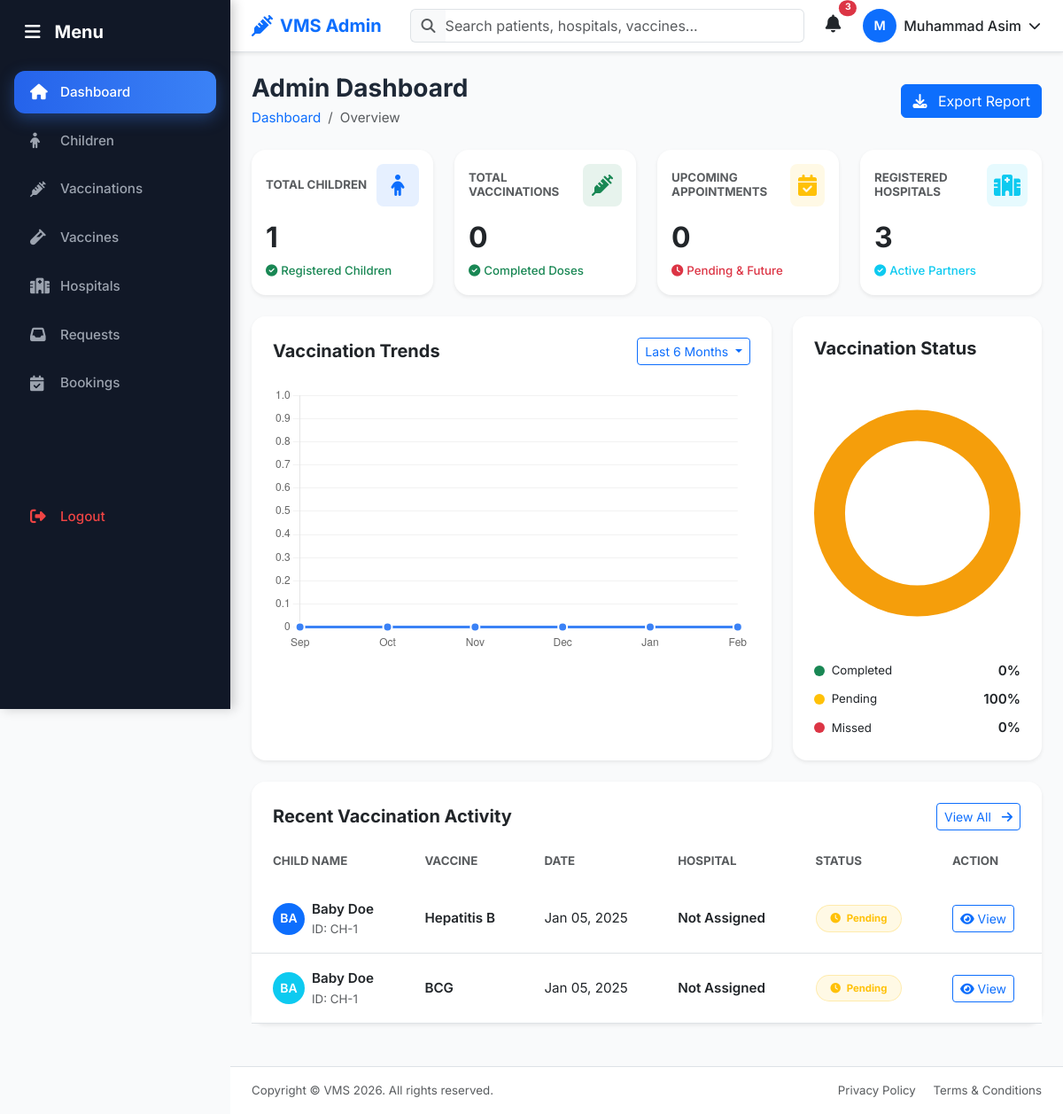
/admin/dashboard.php (signed in), run on an earlier commit of the app's database.
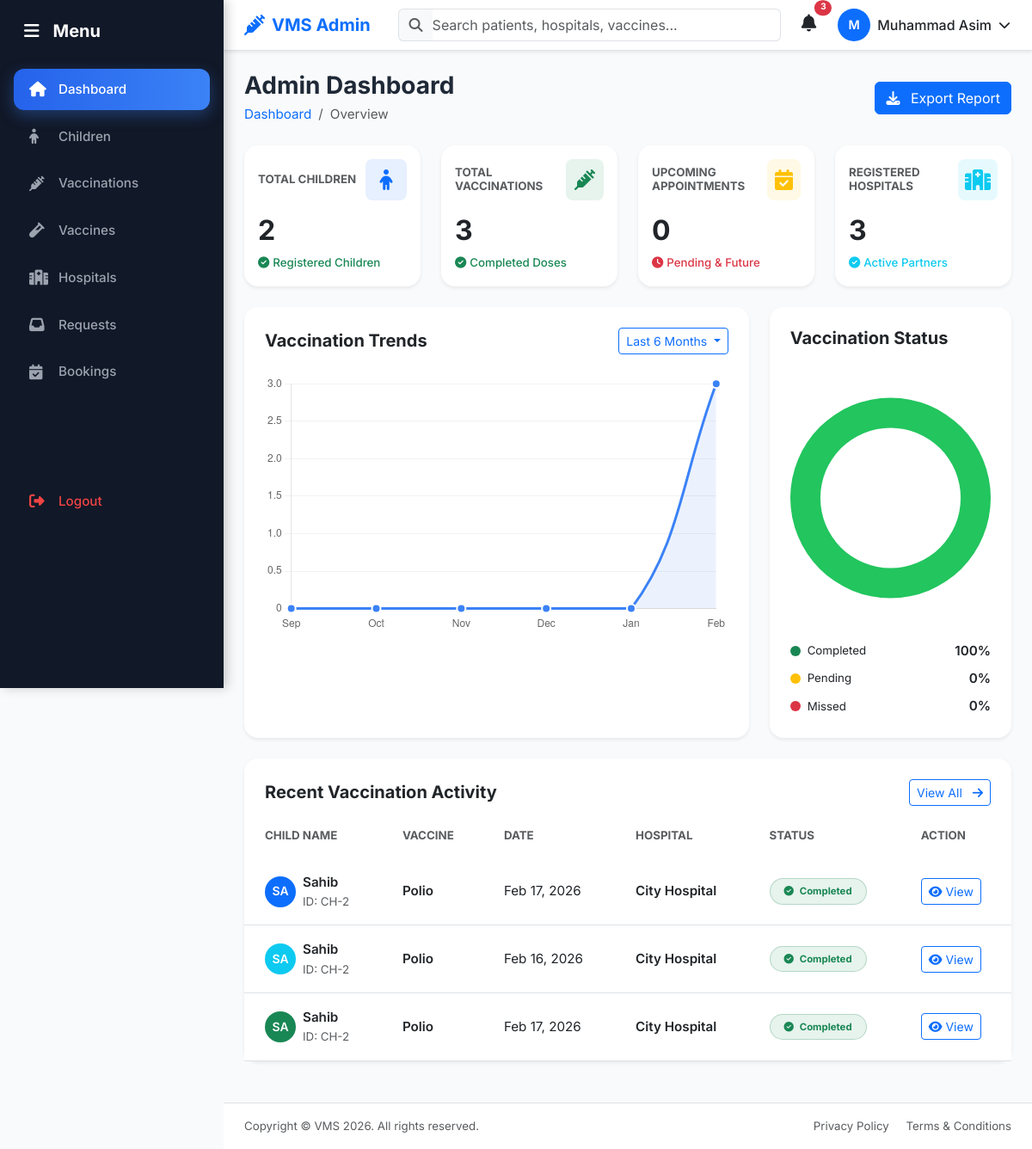
And on a later commit of the database.
### tables this page shows
CREATE TABLE `vaccination_schedule` (
  `id` int(11) NOT NULL,
  `child_id` int(11) NOT NULL,
  `vaccine_id` int(11) NOT NULL,
  `hospital_id` int(11) DEFAULT NULL,
  `scheduled_date` datetime NOT NULL,
  `dose_number` int(11) NOT NULL,
  `status` enum('pending','vaccinated','missed') NOT NULL DEFAULT 'pending',
  `created_at` timestamp NOT NULL DEFAULT current_timestamp()
);

CREATE TABLE `children` (
  `id` int(11) NOT NULL,
  `parent_id` int(11) NOT NULL,
  `name` varchar(100) NOT NULL,
  `date_of_birth` date NOT NULL,
  `gender` enum('Male','Female','Other') NOT NULL,
  `blood_group` varchar(5) DEFAULT NULL,
  `created_at` timestamp NOT NULL DEFAULT current_timestamp()
);

CREATE TABLE `vaccines` (
  `id` int(11) NOT NULL,
  `vaccine_name` varchar(100) NOT NULL,
  `total_dose` int(11) NOT NULL,
  `target_age_group` varchar(100) NOT NULL,
  `description` text DEFAULT NULL,
  `availability_status` enum('available','unavailable') NOT NULL DEFAULT 'available',
  `created_at` timestamp NOT NULL DEFAULT current_timestamp()
);

CREATE TABLE `hospitals` (
  `id` int(11) NOT NULL,
  `user_id` int(11) NOT NULL,
  `hospital_name` varchar(150) NOT NULL,
  `registration_no` varchar(50) NOT NULL,
  `phone` varchar(20) NOT NULL,
  `address` text NOT NULL,
  `status` enum('approved','pending','rejected') NOT NULL DEFAULT 'pending',
  `created_at` timestamp NOT NULL DEFAULT current_timestamp()
);

### admin/dashboard.php (the view, shortened to what the changed rows need)
<?php
include '../config/db.php';
include 'includes/header.php';
$total_children = 0;
$res = $conn->query("SELECT COUNT(*) as count FROM children");
if($res && $row = $res->fetch_assoc()) $total_children = $row['count'];
$total_vaccinations = 0;
$res = $conn->query("SELECT COUNT(*) as count FROM vaccination_schedule WHERE status = 'vaccinated'");
if($res && $row = $res->fetch_assoc()) $total_vaccinations = $row['count'];
$upcoming_appointments = 0;
$res = $conn->query("SELECT COUNT(*) as count FROM vaccination_schedule WHERE status = 'pending' AND scheduled_date >= CURDATE()");
if($res && $row = $res->fetch_assoc()) $upcoming_appointments = $row['count'];
$total_hospitals = 0;
$res = $conn->query("SELECT COUNT(*) as count FROM hospitals");
if($res && $row = $res->fetch_assoc()) $total_hospitals = $row['count'];
$status_counts = ['vaccinated' => 0, 'pending' => 0, 'missed' => 0];
$sql = "SELECT status, COUNT(*) as count FROM vaccination_schedule GROUP BY status";
$res = $conn->query($sql);
if($res) {
    while($row = $res->fetch_assoc()) {
        $s = strtolower($row['status']);
        if(isset($status_counts[$s])) {
            $status_counts[$s] = $row['count'];
        }
    }
}
$total_status_count = array_sum($status_counts);
$status_percentages = [
    'vaccinated' => $total_status_count > 0 ? round(($status_counts['vaccinated'] / $total_status_count) * 100) : 0,
    'pending' => $total_status_count > 0 ? round(($status_counts['pending'] / $total_status_count) * 100) : 0,
    'missed' => $total_status_count > 0 ? round(($status_counts['missed'] / $total_status_count) * 100) : 0
];
$recent_activity = [];
$sql = "SELECT vs.id, c.name as child_name, c.id as child_id, v.vaccine_name, vs.scheduled_date, h.hospital_name, vs.status
        FROM vaccination_schedule vs
        JOIN children c ON vs.child_id = c.id
        JOIN vaccines v ON vs.vaccine_id = v.id
        LEFT JOIN hospitals h ON vs.hospital_id = h.id
        ORDER BY vs.created_at DESC LIMIT 5";
$res = $conn->query($sql);
if($res) {
    while($row = $res->fetch_assoc()) {
        $recent_activity[] = $row;
    }
}
?>
    <main class="main-content">
        <div class="container-fluid px-4 py-4">
            <div class="row g-4 mb-4">
                <div class="col-12 col-sm-6 col-lg-3">
                    <div class="card border-0 shadow-sm h-100 rounded-4">
                        <div class="card-body">
                            <div class="d-flex justify-content-between align-items-center mb-3">
                                <h6 class="card-title text-muted text-uppercase mb-0 small fw-bold">Total Children</h6>
                                <div class="bg-primary bg-opacity-10 text-primary rounded-3 p-2 d-flex align-items-center justify-content-center" style="width: 48px; height: 48px;">
                                </div>
                            </div>
                            <h2 class="fw-bold mb-2"><?= number_format($total_children) ?></h2>
                            <div class="d-flex align-items-center text-success small fw-medium">
                                <i class="fas fa-check-circle me-1"></i>
                                <span>Registered Children</span>
                            </div>
                        </div>
                    </div>
                </div>
                <div class="col-12 col-sm-6 col-lg-3">
                    <div class="card border-0 shadow-sm h-100 rounded-4">
                        <div class="card-body">
                            <div class="d-flex justify-content-between align-items-center mb-3">
                                <h6 class="card-title text-muted text-uppercase mb-0 small fw-bold">Total Vaccinations</h6>
                                <div class="bg-success bg-opacity-10 text-success rounded-3 p-2 d-flex align-items-center justify-content-center" style="width: 48px; height: 48px;">
                                </div>
                            </div>
                            <h2 class="fw-bold mb-2"><?= number_format($total_vaccinations) ?></h2>
                            <div class="d-flex align-items-center text-success small fw-medium">
                                <i class="fas fa-check-circle me-1"></i>
                                <span>Completed Doses</span>
                            </div>
                        </div>
                    </div>
                </div>
                <div class="col-12 col-sm-6 col-lg-3">
                    <div class="card border-0 shadow-sm h-100 rounded-4">
                        <div class="card-body">
                            <h2 class="fw-bold mb-2"><?= number_format($upcoming_appointments) ?></h2>
                        </div>
                    </div>
                </div>
                <div class="col-12 col-sm-6 col-lg-3">
                    <div class="card border-0 shadow-sm h-100 rounded-4">
                        <div class="card-body">
                            <h2 class="fw-bold mb-2"><?= number_format($total_hospitals) ?></h2>
                        </div>
                    </div>
                </div>
            </div>
            <div class="row g-4 mb-4">
                <div class="col-12 col-lg-8">
                    <div class="card border-0 shadow-sm h-100 rounded-4">
                        <div class="card-body px-4 pb-4">
                            <div style="height: 300px; position: relative;">
                                <canvas id="vaccinationTrendsChart"></canvas>
                            </div>
                        </div>
                    </div>
                </div>
                <div class="col-12 col-lg-4">
                    <div class="card border-0 shadow-sm h-100 rounded-4">
                        <div class="card-body px-4 pb-4">
                            <div style="height: 300px; position: relative;">
                                <canvas id="vaccinationStatusChart"></canvas>
                            </div>
                            <div class="mt-3">
                                <div class="d-flex justify-content-between align-items-center mb-2">
                                    <div class="d-flex align-items-center">
                                        <div class="rounded-circle bg-success me-2" style="width: 12px; height: 12px;"></div>
                                        <span class="small">Completed</span>
                                    </div>
                                    <span class="fw-semibold"><?= $status_percentages['vaccinated'] ?>%</span>
                                </div>
                                <div class="d-flex justify-content-between align-items-center mb-2">
                                    <div class="d-flex align-items-center">
                                        <div class="rounded-circle bg-warning me-2" style="width: 12px; height: 12px;"></div>
                                        <span class="small">Pending</span>
                                    </div>
                                    <span class="fw-semibold"><?= $status_percentages['pending'] ?>%</span>
                                </div>
                            </div>
                        </div>
                    </div>
                </div>
            </div>
            <div class="row mb-4">
                <div class="col-12">
                    <div class="card border-0 shadow-sm rounded-4">
                        <div class="card-body p-0">
                            <div class="table-responsive">
                                <table class="table table-hover align-middle mb-0">
                                    <thead class="bg-light">
                                        <tr>
                                            <th class="px-4 py-3 text-muted text-uppercase small fw-bold border-0">Child Name</th>
                                            <th class="px-4 py-3 text-muted text-uppercase small fw-bold border-0">Vaccine</th>
                                            <th class="px-4 py-3 text-muted text-uppercase small fw-bold border-0">Date</th>
                                            <th class="px-4 py-3 text-muted text-uppercase small fw-bold border-0">Hospital</th>
                                            <th class="px-4 py-3 text-muted text-uppercase small fw-bold border-0">Status</th>
                                            <th class="px-4 py-3 text-muted text-uppercase small fw-bold border-0">Action</th>
                                        </tr>
                                    </thead>
                                    <tbody>
                                        <?php if(empty($recent_activity)): ?>
                                            <tr><td colspan="6" class="text-center py-4 text-muted">No recent activity found.</td></tr>
                                        <?php else: ?>
                                        <?php foreach($recent_activity as $row):
                                            $status_badge = 'bg-secondary bg-opacity-10 text-secondary';
                                            $status_text = ucfirst($row['status']);
                                            $status_icon = 'fa-circle';
                                            if(strtolower($row['status']) == 'vaccinated') {
                                                $status_badge = 'bg-success bg-opacity-10 text-success border border-success border-opacity-25';
                                                $status_text = 'Completed';
                                                $status_icon = 'fa-check-circle';
                                            } elseif(strtolower($row['status']) == 'pending') {
                                                $status_badge = 'bg-warning bg-opacity-10 text-warning border border-warning border-opacity-25';
                                                $status_text = 'Pending';
                                                $status_icon = 'fa-clock';
                                            } elseif(strtolower($row['status']) == 'missed') {
                                                $status_badge = 'bg-danger bg-opacity-10 text-danger border border-danger border-opacity-25';
                                                $status_text = 'Missed';
                                                $status_icon = 'fa-times-circle';
                                            }
                                            $initials = strtoupper(substr($row['child_name'], 0, 2));
                                            $colors = ['primary', 'success', 'info', 'warning', 'danger'];
                                            $color = $colors[array_rand($colors)];
                                        ?>
                                        <tr>
                                            <td class="px-4 py-3">
                                                <div class="d-flex align-items-center">
                                                    <div class="rounded-circle bg-<?= $color ?> text-white d-flex align-items-center justify-content-center me-2" style="width: 36px; height: 36px; font-size: 0.875rem; font-weight: 600;">
                                                        <?= $initials ?>
                                                    </div>
                                                    <div>
                                                        <div class="fw-semibold"><?= htmlspecialchars($row['child_name']) ?></div>
                                                        <div class="text-muted small">ID: CH-<?= $row['child_id'] ?></div>
                                                    </div>
                                                </div>
                                            </td>
                                            <td class="px-4 py-3">
                                                <div class="fw-semibold"><?= htmlspecialchars($row['vaccine_name']) ?></div>
                                            </td>
                                            <td class="px-4 py-3">
                                                <div><?= date('M d, Y', strtotime($row['scheduled_date'])) ?></div>
                                            </td>
                                            <td class="px-4 py-3">
                                                <div class="fw-semibold"><?= htmlspecialchars($row['hospital_name'] ?? 'Not Assigned') ?></div>
                                            </td>
                                            <td class="px-4 py-3">
                                                <span class="badge <?= $status_badge ?> rounded-pill px-3 py-2">
                                                    <i class="fas <?= $status_icon ?> me-1"></i>
                                                    <?= $status_text ?>
                                                </span>
                                            </td>
                                            <td class="px-4 py-3">
                                                <a href="children/child_profile.php?id=<?= $row['child_id'] ?>" class="btn btn-sm btn-outline-primary">
                                                    <i class="fas fa-eye"></i>
                                                    View
                                                </a>
                                            </td>
                                        </tr>
                                        <?php endforeach; ?>
                                        <?php endif; ?>
                                    </tbody>
                                </table>
                            </div>
                        </div>
                    </div>
                </div>
            </div>
        </div>
    </main>
<?php include 'includes/footer.php'; ?>

What changed in the data, as far as the page shows it:
removed vaccination_schedule: child.name "BA", child.name "Baby Doe", child "1", vaccine.vaccine_name "Hepatitis B", scheduled_date "Jan 05, 2025", hospital_name "Not Assigned", status "Pending"
removed vaccination_schedule: child.name "BA", child.name "Baby Doe", child "1", vaccine.vaccine_name "BCG", scheduled_date "Jan 05, 2025", hospital_name "Not Assigned", status "Pending"
added vaccination_schedule: child.name "SA", child.name "Sahib", child "2", vaccine.vaccine_name "Polio", scheduled_date "Feb 17, 2026", hospital.hospital_name "City Hospital", status "Completed"
added vaccination_schedule: child.name "SA", child.name "Sahib", child "2", vaccine.vaccine_name "Polio", scheduled_date "Feb 16, 2026", hospital.hospital_name "City Hospital", status "Completed"
added vaccination_schedule: child.name "SA", child.name "Sahib", child "2", vaccine.vaccine_name "Polio", scheduled_date "Feb 17, 2026", hospital.hospital_name "City Hospital", status "Completed"
Also different on the page:
$total_children: "1" → "2"
$total_vaccinations: "0" → "3"
chart data {{ json_encode($trend_counts) }}: ["0","0","0","0","0","0"] → ["0","0","0","0","0","3"]
chart data {{ $status_percentages['vaccinated'] }}: 0 → 100
chart data {{ $status_percentages['pending'] }}: 100 → 0
$status_percentages['vaccinated']: "0" → "100"
$status_percentages['pending']: "100" → "0"
